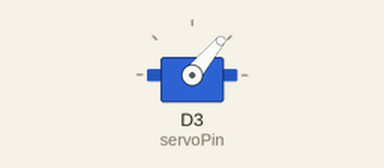
Simulated run of this sketch. Board: ESP8266 (Wemos D1 mini). Shown: servo.

Above: at 0.05 s.
At 1.7 s:
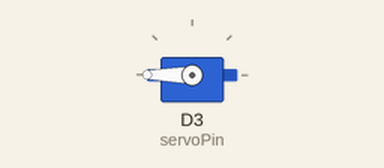
At 3.35 s:
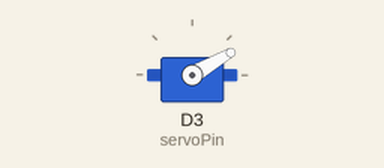
At 6.35 s:
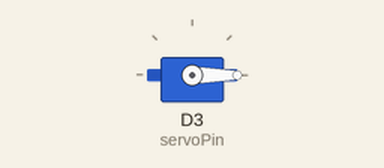
Timing chart, 0 to 8.3 s (numbered marks = the images above):
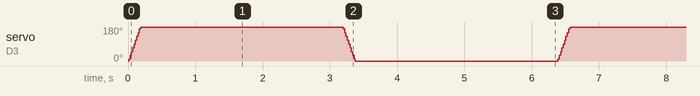

The sketch:

D1mini_Servo.ino
```cpp
#include <Servo.h>
const int servoPin = D3;


Servo myservo; // 建立Servo物件，控制伺服馬達

void setup() {
  Serial.begin(9600);
  myservo.attach(servoPin); // 連接數位腳位D3，伺服馬達的訊號線
  myservo.write(0); // 柵欄起始角度

}

void loop() {
  for(int i=0;i<=180;i+=10) {
    myservo.write(i);
    delay(10);
  }
  delay(3000);
  for(int i=180;i>=0;i-=10) {
    myservo.write(i);
    delay(10);
  }
  delay(3000);
}
```

Measured:
- by itself, servo on D3 (servoPin): repeats every 6.4 s: 30° 0.02 s, 50° 0.02 s, 70° 0.02 s, 90° 0.02 s, 110° 0.02 s, 130° 0.02 s, 150° 0.02 s, 170° 0.02 s, 180° 3.0 s, 170° 0.02 s, 150° 0.02 s, 130° 0.02 s, 110° 0.02 s, 90° 0.02 s, 70° 0.02 s, 50° 0.02 s, 30° 0.02 s, 10° 0.02 s, 0° 3.0 s, 10° 0.02 s
